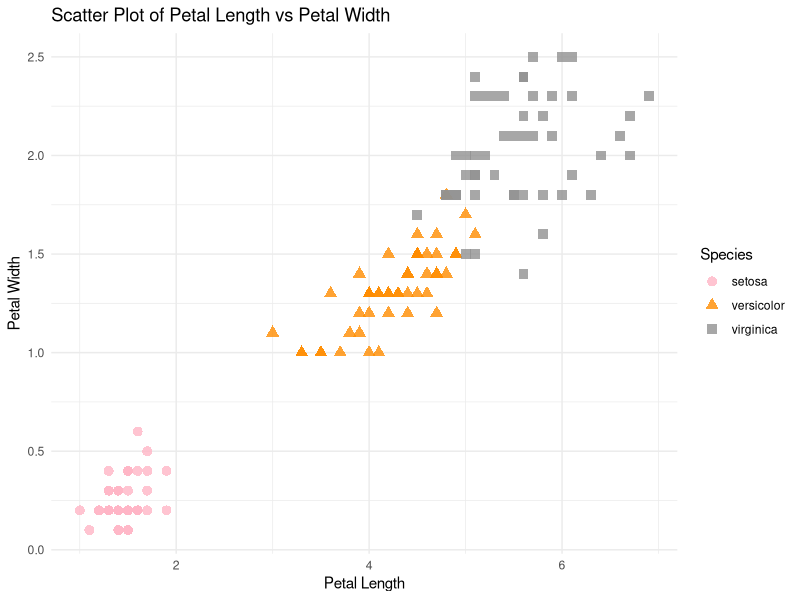
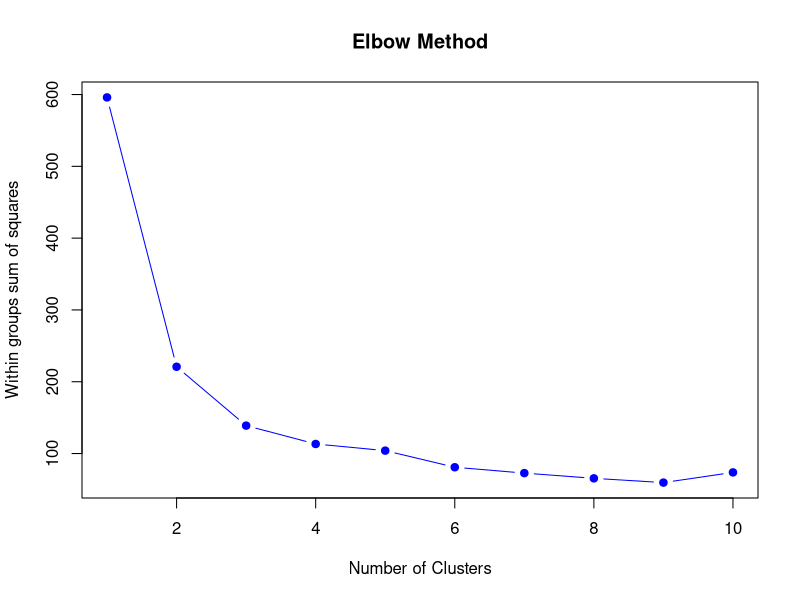
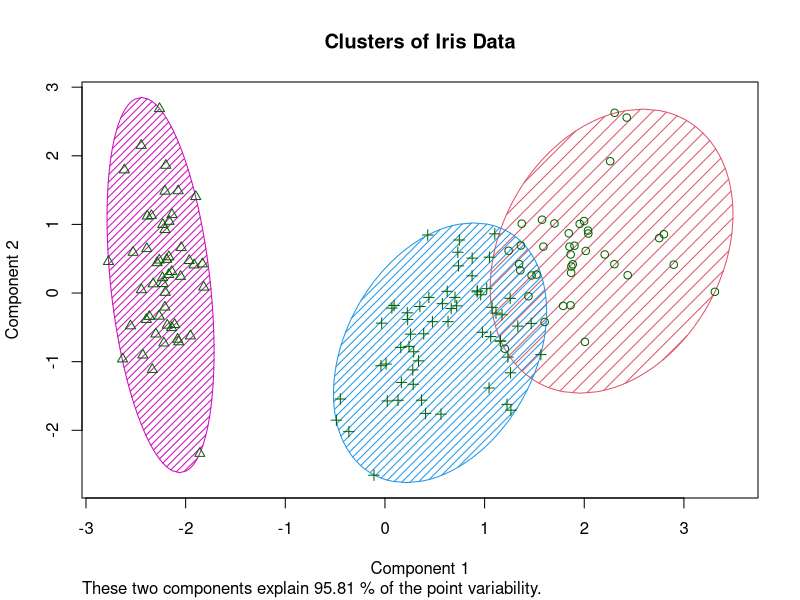
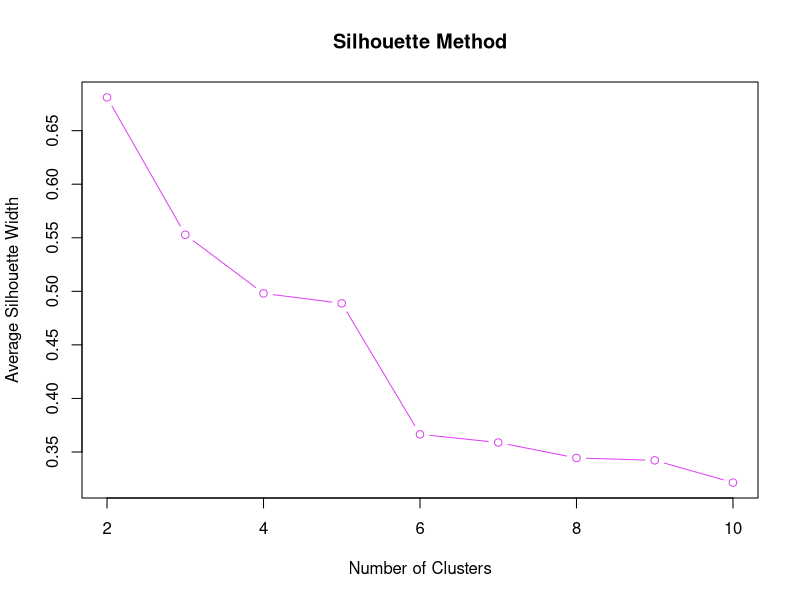
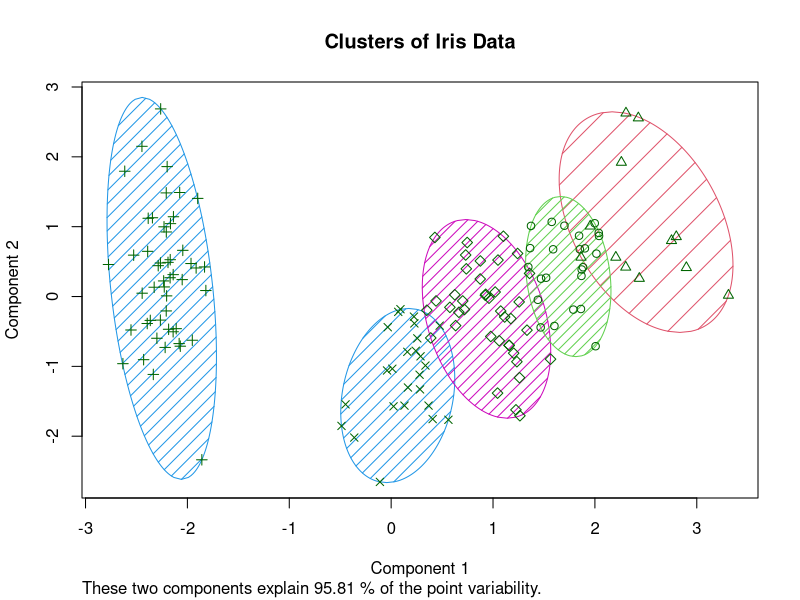

The R script that drew these images, in order:
# K Means Clustering on the IRIS dataset 
data(iris)
head(iris)

str(iris)

summary(iris)

# Scatterplot 1 
library(ggplot2)
random_colors <- sample(colors(), length(unique(iris$Species)))

# Plot with custom shapes and random colors
ggplot(iris, aes(Petal.Length, Petal.Width, color = Species, shape = Species)) +
  geom_point(alpha = 0.8, size = 3) +
  scale_color_manual(values = random_colors) +
  scale_shape_manual(values = c(16, 17, 15)) +  # Set custom shapes
  labs(title = "Scatter Plot of Petal Length vs Petal Width",
       x = "Petal Length", y = "Petal Width") +
  theme_minimal()

# K means using elbow method 
library(stats)
library(cluster)

# Scaling the column except the species column
scaled_iris <- scale(iris[, -5])

# Determini g the optimal number of clusters 
wss <- numeric(10)
for (i in 1:10) {
  wss[i] <- sum(kmeans(scaled_iris, centers = i)$withinss)
}
plot(1:10, wss, type = "b", xlab = "Number of Clusters", ylab = "Within groups sum of squares",
     main = "Elbow Method", col = "blue", pch = 19)

# Choosing the optimal K from the above graph the optimal i used is 3 
optimal_k <- 3
print(optimal_k)
#Running the K means algorithm 
kmeans_result <- kmeans(iris[, -5], centers = optimal_k, nstart = 20)

# Final Visuals 
clusplot(iris[, -5], kmeans_result$cluster, color = TRUE, shade = TRUE,
         labels = 1, lines = 0, main = 'Clusters of Iris Data')

# K means using silhouette method 
# Determining the optimal clusters 
sil_width <- c(NA)
for(i in 2:10) {
  km <- kmeans(iris[, -5], centers = i, nstart = 20)
  silhouette_width <- silhouette(km$cluster, dist(iris[, -5]))
  sil_width[i] <- mean(silhouette_width[, "sil_width"])
}
plot(2:10, sil_width[-1], type = "b", xlab = "Number of Clusters", ylab = "Average Silhouette Width",
     main = "Silhouette Method", col = "#dd44f0")

# With this method the optimal is 5 clusters 
optimal_k <- 5
kmeans_result <- kmeans(iris[, -5], centers = optimal_k, nstart = 20)
clusplot(iris[, -5], kmeans_result$cluster, color = TRUE, shade = TRUE,
         labels = 1, lines = 0, main = 'Clusters of Iris Data')


